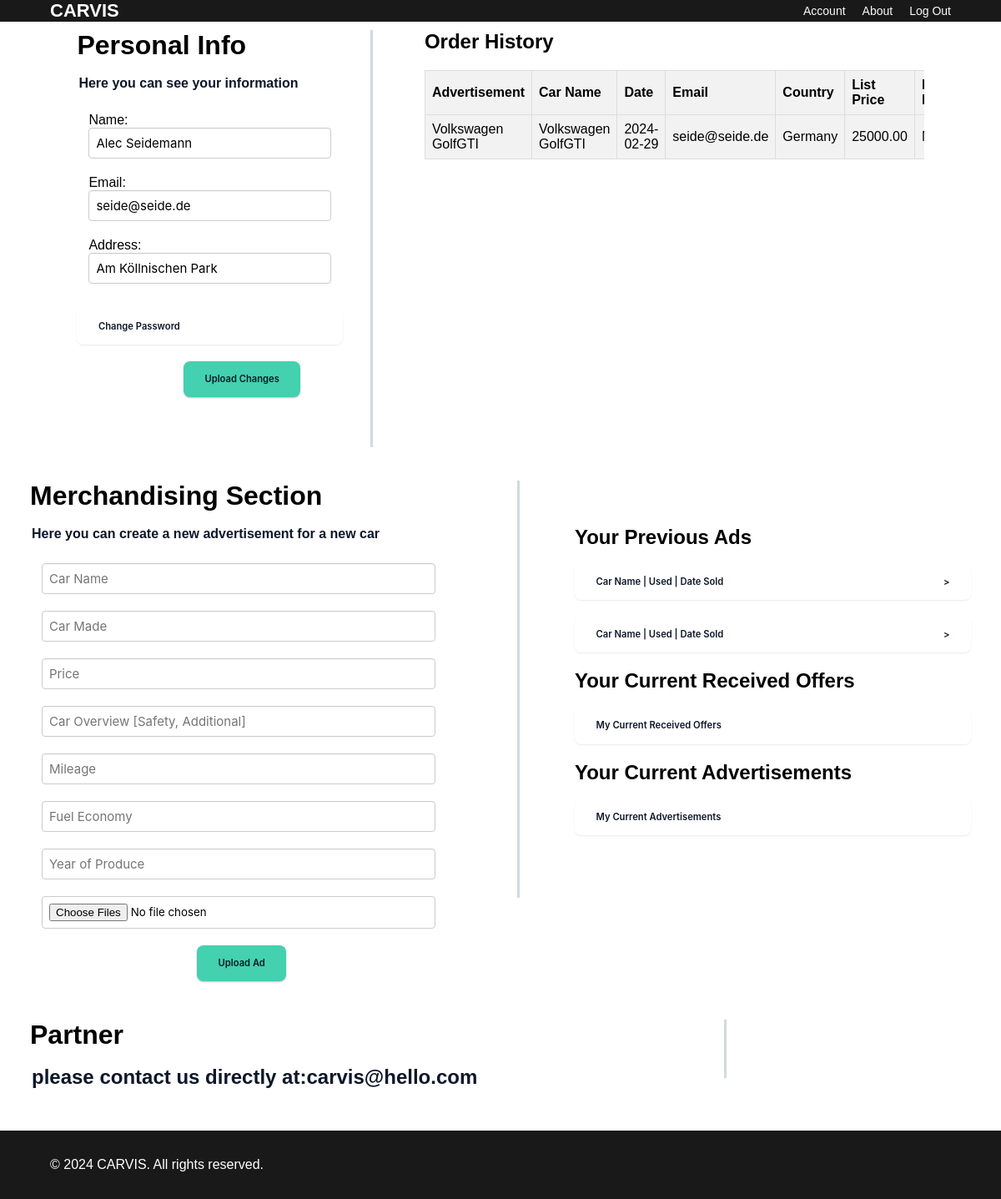
Page /account (signed in) on the committed database.
### app.py (models this page shows)
class PersonalInformation(db.Model):
    user_id = db.Column(db.Integer, db.ForeignKey('user.user_id', ondelete='CASCADE'), primary_key=True)
    full_name = db.Column(db.String(100))
    email = db.Column(db.String(100))
    phone_number = db.Column(db.String(20))
    address = db.Column(db.Text)

class Order(db.Model):
    order_id = db.Column(db.Integer, primary_key=True)
    user_id = db.Column(db.Integer, db.ForeignKey('user.user_id', ondelete='CASCADE'))
    model_id = db.Column(db.Integer, db.ForeignKey('car_model.model_id', ondelete='CASCADE'))
    ad_id = db.Column(db.Integer, db.ForeignKey('advertisement.ad_id', ondelete='CASCADE'))
    order_date = db.Column(db.Date)
    total_price = db.Column(db.Numeric(10, 2))
    negotiated_price = db.Column(db.Numeric(10, 2))
    name = db.Column(db.String(100))
    email = db.Column(db.String(100))
    country = db.Column(db.String(50))
    order_status = db.Column(db.Integer, default=1)  # Assuming default is 'pending'
    user = db.relationship('User', backref=db.backref('orders', lazy=True))
    car_model = db.relationship('CarModel', backref=db.backref('orders', lazy=True))
    advertisement = db.relationship('Advertisement', backref=db.backref('orders', lazy=True))

class Advertisement(db.Model):
    ad_id = db.Column(db.Integer, primary_key=True)
    model_id = db.Column(db.Integer, db.ForeignKey('car_model.model_id', ondelete='CASCADE'))
    ad_title = db.Column(db.String(255))
    ad_description = db.Column(db.Text)
    ad_expiry_date = db.Column(db.Date)
    is_new = db.Column(db.Boolean)
    user_id = db.Column(db.Integer, db.ForeignKey('user.user_id', ondelete='CASCADE'))
    is_hidden = db.Column(db.Boolean)

class CarModel(db.Model):
    model_id = db.Column(db.Integer, primary_key=True)
    make = db.Column(db.String(50))
    model = db.Column(db.String(50))
    year = db.Column(db.Integer)
    mileage = db.Column(db.Integer)
    price = db.Column(db.Numeric(10, 2))
    description = db.Column(db.Text)
    image_url = db.Column(db.String(255))
    image_url_2 = db.Column(db.String(255))
    image_url_3 = db.Column(db.String(255))
    fuel_type = db.Column(db.Text)
    safety_features = db.Column(db.Text)
    additional_details = db.Column(db.Text)

### app.py (the view)
@app.route('/account', methods=['GET'])
def account():
    username = session.get('username')
    if not username:
        return redirect(url_for('login'))
    user = User.query.filter_by(username=username).first()
    if not user:
        return redirect(url_for('login'))
    personal_info = PersonalInformation.query.filter_by(user_id=user.user_id).first()
    if not personal_info:
        abort(404)
    orders = Order.query.filter_by(user_id=user.user_id).join(Advertisement, Advertisement.ad_id == Order.ad_id).join(
        CarModel, CarModel.model_id == Order.model_id).order_by(Order.order_date.desc()).limit(5).all()
    return render_template('account.html', user=user, personal_info=personal_info, orders=orders,
                           user_role=user.user_level.name)

### templates/account.html (shortened to what this page needs)
<html lang="en">
<head>
<link rel="stylesheet" href="{{ url_for('static', filename='css/style_sb.css') }}">
<body>
    {% extends "navbar.html" %}
    {% block content %}
    <main>
        <div class="section2">
            <div id="column">
                <div class="container">
                    <h1>Personal Info</h1><br>
                    <legend>Here you can see your information</legend>
                    <div class="form-style">
                        <form method="POST" action="{{ url_for('update_personal_info') }}">
                            <fieldset>
                                <label for="full_name">Name:</label>
                                <input type="text" id="full_name" name="full_name" value="{{ personal_info.full_name }}" placeholder="Name and Surname" required>
                                <label for="email">Email:</label>
                                <input type="email" id="email" name="email" value="{{ personal_info.email }}" placeholder="Email" required>
                                <label for="address">Address:</label>
                                <input type="text" id="address" name="address" value="{{ personal_info.address }}" placeholder="Address" required>
                            </fieldset>
                            <a href="{{ url_for('changepassword') }}" class="button1">Change Password</a>
                            <button type="submit" class="button2">Upload Changes</button>
                        </form>
                    </div>
                </div>
                <div class="vl"></div>
                <div class="container">
                    <div class="container-sub">
                        <div class="order-history">
                            <h8>Order History</h8>
                            <div class="table-container">
                                <table>
                                    <thead>
                                        <tr>
                                            <th>Advertisement</th>
                                            <th>Car Name</th>
                                            <th>Date</th>
                                            <th>Email</th>
                                            <th>Country</th>
                                            <th>List Price</th>
                                            <th>Negotiated Price</th>
                                        </tr>
                                    </thead>
                                    <tbody>
                                        {% for order in orders %}
                                        <tr>
                                            <td>{{ order.advertisement.ad_title }}</td>
                                            <td>{{ order.car_model.make }} {{ order.car_model.model }}</td>
                                            <td>{{ order.order_date.strftime('%Y-%m-%d') }}</td>
                                            <td>{{ order.email }}</td>
                                            <td>{{ order.country }}</td>
                                            <td>{{ order.total_price }}</td>
                                            <td>{{ order.negotiated_price }}</td>
                                        </tr>
                                        {% endfor %}
                                    </tbody>
                                </table>
                            </div>
                        </div>
                    </div>
                </div>
            </div>
        </div>
        </div>
        <div class="section2">
            <div id="column">
                <div class="container">
                    <h1>Merchandising Section</h1><br>
                    <legend>Here you can create a new advertisement for a new car</legend>
                    <div class="form-style">
                         <form method="POST" action="{{ url_for('add_car_advertisement') }} " enctype="multipart/form-data">
                            <fieldset>
                                <input type="text" name="car_name" placeholder="Car Name" required>
                                <input type="text" name="car_made" placeholder="Car Made" required>
                                <input type="text" name="price" placeholder="Price" required>
                                <input type="text" name="car_overview" placeholder="Car Overview [Safety, Additional]" required>
                                {% if user_role == 'BUYER_SELLER' %}
                                  <input type="text" name="mileage" placeholder="Mileage" required>
                                {% endif %}
                                <input type="text" name="fuel_economy" placeholder="Fuel Economy" required>
                                {% if user_role == 'BUYER_SELLER' %}
                                   <input type="text" name="year_of_produce" placeholder="Year of Produce" required>
                                {% endif %}
                                <input type="file" name="car_images" accept="image/*" multiple required>
                            </fieldset>
                            <button type="submit" class="button2">Upload Ad</button>
                        </form>
                    </div>
                </div>
                <div class="vl"></div>
                <div class="container">
                    <div class="container-sub">
                        <br><br><br><h2>Your Previous Ads</h2><br>
                        <button class="button1" role="button">Car Name | Used | Date Sold <span
                                class="arror-btn">></span></button>
                        <button class="button1" role="button">Car Name | Used | Date Sold <span
                                class="arror-btn">></span></button>
                        <h2>Your Current Received Offers</h2><br />
                         <a href="{{ url_for('show_my_received_offers') }}" class="button1">My Current Received Offers</a>
                         <h2>Your Current Advertisements</h2><br />
                         <a href="{{ url_for('show_my_advertisements') }}" class="button1">My Current Advertisements</a>
                    </div>
                </div>
            </div>
        </div>
        <div class="section2">
            <div id="column">
                <div class="container">
                    <h1>Partner</h1><br>
                    <legend><h2>please contact us directly at:carvis@hello.com</h2></legend>
                </div>
                <div class="vl2"></div>
                <div class="container">
                </div>
            </div>
        </div>
{% endblock %}

### static/css/style_sb.css (style rules this page uses)
body { width: 100%; min-height: auto; padding: 0px auto; overflow-y: auto; font-family: "Basier circle", -apple-system, system-ui; margin: 0; padding: 0; box-sizing: border-box; }
input[type="email"], input[type="text"], input[type="address"] { background-color: #fff; border: 1px solid #ccc; border-radius: 4px; padding: 8px; margin-bottom: 10px; max-width: 100%; box-sizing: border-box; }
.section2 { margin-bottom: 30px; }
#column { display: flex; justify-content: space-around; max-width: 1200px; margin: 10px auto; }
.container { flex: 1 1 auto; margin: 0 3%; min-width: 0; }
legend { margin-bottom: 10px; font-size: 1rem; font-weight: 600; margin-bottom: 20px; color: #0d172a; }
.container-sub { margin-left: 30px; }
.order-history .table-container { flex: 2; max-height: 500px; overflow-y: auto; overflow-x: auto; }
.order-history table { width: 100%; border-collapse: collapse; }
.order-history th, .order-history td { border: 1px solid #ddd; padding: 8px; text-align: left; font-size: medium; }
.order-history th { background-color: #f2f2f2; }
.table-container { max-height: 500px; overflow-y: auto; margin-bottom: 20px; margin-top: 20px; }
table { width: 100%; border-collapse: collapse; }
table, th, td { border: 1px solid #ccc; }
th, td { padding: 8px; text-align: left; }
thead { background-color: #f9f9f9; }
tbody tr:nth-child(odd) { background-color: #f2f2f2; }
h8 { font-size: 1.5em; margin-bottom: 0.5em; font-weight: bold; padding-bottom: 10px; }
.button1 { background-color: #fff; border: 0 solid #e2e8f0; border-radius: .5rem; box-sizing: border-box; color: #0d172a; cursor: pointer; font-family: "Basier circle", -apple-system, system-ui, "Segoe UI", Roboto, "Helvetica Neue", Arial, "Noto Sans", sans-serif, "Apple Color Emoji", "Segoe UI Emoji", "Segoe UI Symbol", "Noto Color Emoji"; font-size: .7rem; font-weight: 600; width: 100%; line-height: 1; padding: 1rem 1.6rem; text-align: center; text-decoration: none #0d172a solid; text-decoration-thickness: auto; transition: all .1s cubic-bezier(.4, 0, .2, 1); box-shadow: 0px 1px 2px rgba(166, 175, 195, 0.25); user-select: none; -webkit-user-select: none; touch-action: manipulation; margin-bottom: 20px; position: relative; display: inline-flex; justify-content: space-between; align-items: center; }
.button2 { background-color: #43D1AF; border: 0 solid #e2e8f0; border-radius: .5rem; box-sizing: border-box; color: #0d172a; cursor: pointer; display: inline-block; font-family: "Basier circle", -apple-system, system-ui, "Segoe UI", Roboto, "Helvetica Neue", Arial, "Noto Sans", sans-serif, "Apple Color Emoji", "Segoe UI Emoji", "Segoe UI Symbol", "Noto Color Emoji"; font-size: .7rem; font-weight: 600; line-height: 1; padding: 1rem 1.6rem; text-align: center; text-decoration: none #0d172a solid; text-decoration-thickness: auto; transition: all .1s cubic-bezier(.4, 0, .2, 1); box-shadow: 0px 1px 2px rgba(19, 19, 18, 0.25); user-select: none; -webkit-user-select: none; touch-action: manipulation; margin-left: 40%; }
.form-style { max-width: 500px; border-radius: 8px; }
.form-style fieldset { border: none; }
.form-style input[type="text"], .form-style input[type="email"], .form-style input[type="address"] { font-family: "Basier circle", -apple-system, system-ui, "Segoe UI", Roboto, "Helvetica Neue", Arial, "Noto Sans", sans-serif, "Apple Color Emoji", "Segoe UI Emoji", "Segoe UI Symbol", "Noto Color Emoji"; background: rgba(255, 255, 255, .1); font-size: 15px; margin: 0; outline: 0; width: 100%; box-sizing: border-box; box-shadow: 0 1px 0 rgba(0, 0, 0, 0.03) inset; margin-bottom: 20px; }
.vl { border-left: 3px solid #d2d9dd; height: 500px; }
.vl2 { border-left: 3px solid #d2d9dd; height: 70px; }
.arror-btn { margin-left: auto; }
.form-style input[type="file"] { font-family: "Basier circle", -apple-system, system-ui, "Segoe UI", Roboto, "Helvetica Neue", Arial, "Noto Sans", sans-serif, "Apple Color Emoji", "Segoe UI Emoji", "Segoe UI Symbol", "Noto Color Emoji"; background-color: #fff; border: 1px solid #ccc; border-radius: 4px; padding: 8px; margin-bottom: 10px; width: 100%; outline: none; }

### static/css/navbar.css (style rules this page uses)
body, h1, h2, ul { margin: 0; padding: 0; font-family: 'Arial', sans-serif; }
html { min-height: 100%; }
body { min-height: 100vh; margin: 0; }

### rows in the picture
PersonalInformation: full_name "Alec Seidemann", email "seide@seide.de", address "Am Köllnischen Park"
Order: advertisement.ad_title "Volkswagen GolfGTI", car_model.make "Volkswagen", car_model.model "GolfGTI", order_date "2024-02-29", email "seide@seide.de", country "Germany", total_price "25000.00"
